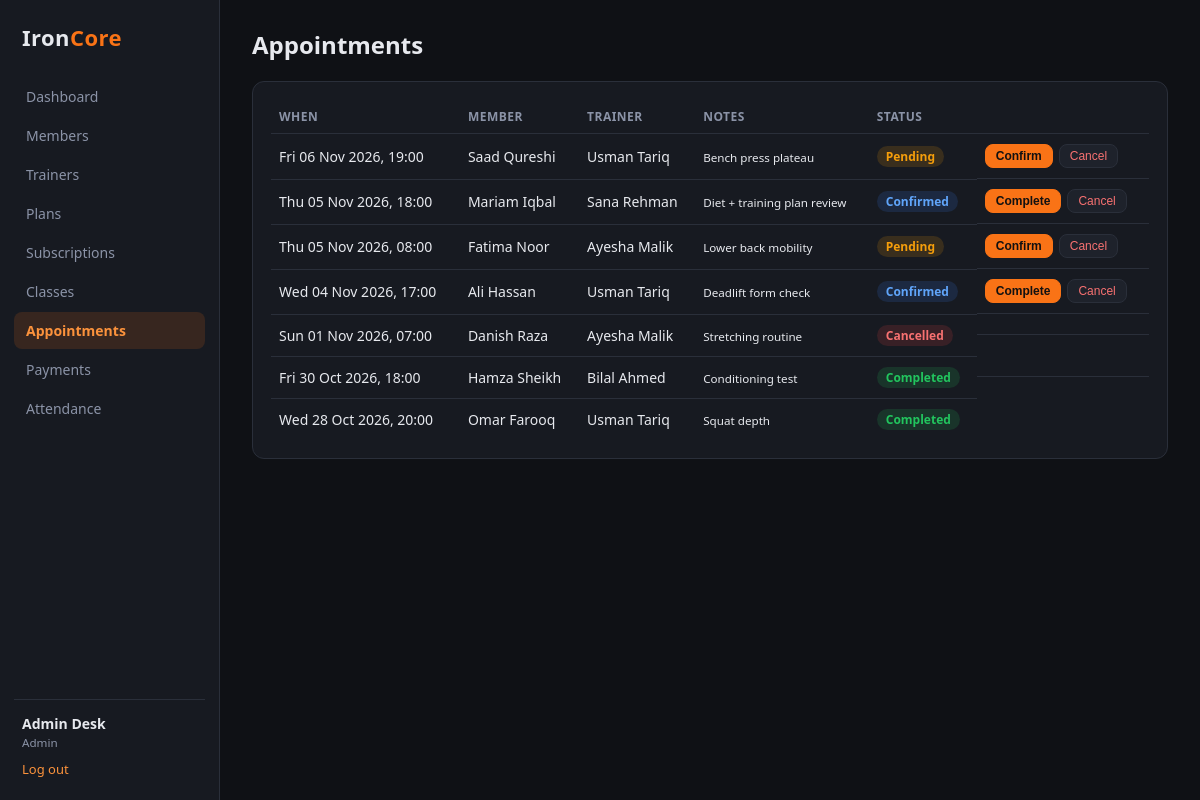
The app's page /appointments.php (signed in) with its own data.
### tables this page shows
CREATE TABLE appointments (
    id             INT AUTO_INCREMENT PRIMARY KEY,
    member_id      INT NOT NULL,
    trainer_id     INT NOT NULL,
    appointment_at DATETIME NOT NULL,
    notes          VARCHAR(255),
    status         ENUM('pending', 'confirmed', 'completed', 'cancelled') NOT NULL DEFAULT 'pending',
    CONSTRAINT fk_appt_member FOREIGN KEY (member_id) REFERENCES members (id) ON DELETE CASCADE,
    CONSTRAINT fk_appt_trainer FOREIGN KEY (trainer_id) REFERENCES trainers (id) ON DELETE CASCADE,
    INDEX idx_appt_trainer_time (trainer_id, appointment_at)
);

CREATE TABLE users (
    id            INT AUTO_INCREMENT PRIMARY KEY,
    name          VARCHAR(100) NOT NULL,
    email         VARCHAR(120) NOT NULL UNIQUE,
    phone         VARCHAR(20),
    password_hash VARCHAR(255) NOT NULL,
    role          ENUM('admin', 'trainer', 'member') NOT NULL DEFAULT 'member',
    created_at    TIMESTAMP NOT NULL DEFAULT CURRENT_TIMESTAMP
);

### includes/auth.php (called while the page is built, shortened)
<?php
require_once __DIR__ . '/db.php';
require_once __DIR__ . '/helpers.php';
function current_user(): ?array
{
    return $_SESSION['user'] ?? null;
}
function require_role(string ...$roles): array
{
    $user = current_user();
    return $user;
}

### includes/db.php (called while the page is built)
<?php
function db(): PDO
{
    static $pdo = null;
    if ($pdo === null) {
        $cfg = require __DIR__ . '/../config/database.php';
        $dsn = sprintf('mysql:host=%s;port=%s;dbname=%s;charset=%s',
            $cfg['host'], $cfg['port'], $cfg['database'], $cfg['charset']);
        $pdo = new PDO($dsn, $cfg['username'], $cfg['password'], [
            PDO::ATTR_ERRMODE            => PDO::ERRMODE_EXCEPTION,
            PDO::ATTR_DEFAULT_FETCH_MODE => PDO::FETCH_ASSOC,
            PDO::ATTR_EMULATE_PREPARES   => false,
        ]);
    }
    return $pdo;
}
function q(string $sql, array $params = []): PDOStatement
{
    $stmt = db()->prepare($sql);
    $stmt->execute($params);
    return $stmt;
}

### appointments.php (the view, shortened to what this page needs)
<?php
require_once __DIR__ . '/includes/auth.php';
$user = require_role('admin', 'trainer', 'member');
[$cond, $param] = match ($user['role']) {
    'trainer' => ['a.trainer_id = ?', $user['trainer_id']],
    'member'  => ['a.member_id = ?', $user['member_id']],
    default   => ['1 = ?', 1],
};
$appointments = q("SELECT a.*, mu.name AS member, tu.name AS trainer FROM appointments a
                   JOIN members m ON m.id = a.member_id JOIN users mu ON mu.id = m.user_id
                   JOIN trainers t ON t.id = a.trainer_id JOIN users tu ON tu.id = t.user_id
                   WHERE $cond ORDER BY a.appointment_at DESC", [$param])->fetchAll();
require __DIR__ . '/includes/header.php';
?>
<div class="grid-2 <?= $user['role'] === 'member' ? 'wide-left' : '' ?>">
    <section class="card <?= $user['role'] !== 'member' ? 'span-2' : '' ?>">
        <table>
            <tr><th>When</th><th>Member</th><th>Trainer</th><th>Notes</th><th>Status</th><th></th></tr>
            <?php foreach ($appointments as $a): ?>
                <tr>
                    <td><?= e(date('D d M Y, H:i', strtotime($a['appointment_at']))) ?></td>
                    <td><?= e($a['member']) ?></td><td><?= e($a['trainer']) ?></td>
                    <td><small><?= e($a['notes']) ?></small></td>
                    <td><?= badge($a['status']) ?></td>
                    <td class="actions">
                        <?php if (in_array($a['status'], ['pending', 'confirmed'], true)): ?>
                            <?php foreach ($user['role'] === 'member' ? ['cancelled'] : ($a['status'] === 'pending' ? ['confirmed', 'cancelled'] : ['completed', 'cancelled']) as $st): ?>
                                <form method="post"><?= csrf_field() ?><input type="hidden" name="action" value="status">
                                    <button class="btn small <?= $st === 'cancelled' ? 'danger' : 'primary' ?>"><?= ['confirmed' => 'Confirm', 'completed' => 'Complete', 'cancelled' => 'Cancel'][$st] ?></button>
                                </form>
                            <?php endforeach; ?>
                        <?php endif; ?>
                    </td>
                </tr>
            <?php endforeach; ?>
        </table>
    </section>
</div>
<?php require __DIR__ . '/includes/footer.php';

### includes/helpers.php (shortened to what this page needs)
<?php
function e($value): string
{
    return htmlspecialchars((string) $value, ENT_QUOTES, 'UTF-8');
}
function badge(string $status): string
{
    $map = [
        'active' => 'green', 'booked' => 'blue', 'confirmed' => 'blue', 'attended' => 'green',
        'completed' => 'green', 'paid' => 'green', 'present' => 'green', 'expired' => 'grey', 'inactive' => 'grey', 'pending' => 'amber',
        'cancelled' => 'red', 'cash' => 'grey', 'online' => 'blue',
    ];
    $c = $map[$status] ?? 'grey';
    return '<span class="badge ' . $c . '">' . e(ucfirst($status)) . '</span>';
}

### assets/css/style.css (style rules this page uses)
:root { --bg: #0f1115; --panel: #171a21; --panel-2: #1e222b; --line: #2a2f3a; --text: #e7e9ee; --muted: #8b93a7; --accent: #f97316; --accent-2: #fb923c; --green: #22c55e; --blue: #3b82f6; --red: #ef4444; --amber: #f59e0b; }
* { box-sizing: border-box; }
body { margin: 0; font-family: "Segoe UI", system-ui, -apple-system, Roboto, Arial, sans-serif; background: var(--bg); color: var(--text); font-size: 14px; }
.card { background: var(--panel); border: 1px solid var(--line); border-radius: 12px; padding: 18px; margin-bottom: 18px; }
.grid-2 { display: grid; grid-template-columns: 1fr 1fr; gap: 18px; align-items: start; }
.span-2 { grid-column: 1 / -1; }
table { width: 100%; border-collapse: collapse; }
th { text-align: left; color: var(--muted); font-weight: 600; font-size: 12px; text-transform: uppercase; letter-spacing: .04em; padding: 8px; border-bottom: 1px solid var(--line); }
td { padding: 10px 8px; border-bottom: 1px solid var(--line); vertical-align: middle; }
tr:last-child td { border-bottom: none; }
.small { font-size: 12px; }
.badge { display: inline-block; padding: 2px 9px; border-radius: 999px; font-size: 12px; font-weight: 600; }
.badge.green { background: rgba(34, 197, 94, .15); color: var(--green); }
.badge.blue { background: rgba(59, 130, 246, .15); color: #60a5fa; }
.badge.red { background: rgba(239, 68, 68, .15); color: #f87171; }
.badge.amber { background: rgba(245, 158, 11, .15); color: var(--amber); }
.btn { display: inline-block; border: 1px solid var(--line); background: var(--panel-2); color: var(--text); padding: 8px 14px; border-radius: 8px; cursor: pointer; font-size: 14px; }
.btn.primary { background: var(--accent); border-color: var(--accent); color: #111; font-weight: 600; }
.btn.danger { color: #f87171; }
.btn.small { padding: 4px 10px; font-size: 12px; }
.actions { display: flex; gap: 6px; }
.actions form { margin: 0; }

### records on screen
appointments: appointment_at "Fri 06 Nov 2026, 19:00", users.name "Saad Qureshi", users.name "Usman Tariq", notes "Bench press plateau", status "Pending", status "Confirm", status "Cancel"
appointments: appointment_at "Thu 05 Nov 2026, 18:00", users.name "Mariam Iqbal", users.name "Sana Rehman", notes "Diet + training plan review", status "Confirmed", status "Complete", status "Cancel"
appointments: appointment_at "Thu 05 Nov 2026, 08:00", users.name "Fatima Noor", users.name "Ayesha Malik", notes "Lower back mobility", status "Pending", status "Confirm", status "Cancel"
appointments: appointment_at "Wed 04 Nov 2026, 17:00", users.name "Ali Hassan", users.name "Usman Tariq", notes "Deadlift form check", status "Confirmed", status "Complete", status "Cancel"
appointments: appointment_at "Sun 01 Nov 2026, 07:00", users.name "Danish Raza", users.name "Ayesha Malik", notes "Stretching routine", status "Cancelled"
appointments: appointment_at "Fri 30 Oct 2026, 18:00", users.name "Hamza Sheikh", users.name "Bilal Ahmed", notes "Conditioning test", status "Completed"
appointments: appointment_at "Wed 28 Oct 2026, 20:00", users.name "Omar Farooq", users.name "Usman Tariq", notes "Squat depth", status "Completed"

### other values on screen
$label "Dashboard"
$label "Members"
$label "Trainers"
$label "Plans"
$label "Subscriptions"
$label "Classes"
$label "Appointments"
$label "Payments"
$label "Attendance"
$user['name'] "Admin Desk"
$user['role'] "Admin"
$pageTitle "Appointments"
